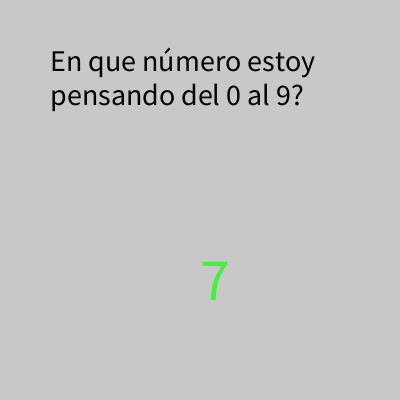
Frame 1 (no input)
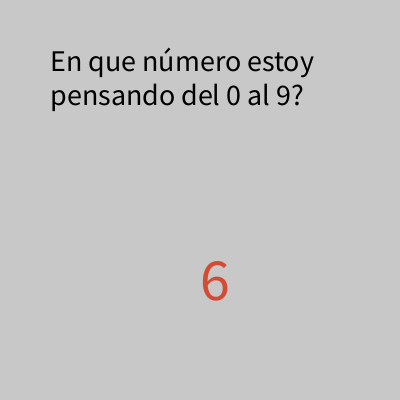
Frame 60 (the mouse pressed at the canvas centre just before this capture)
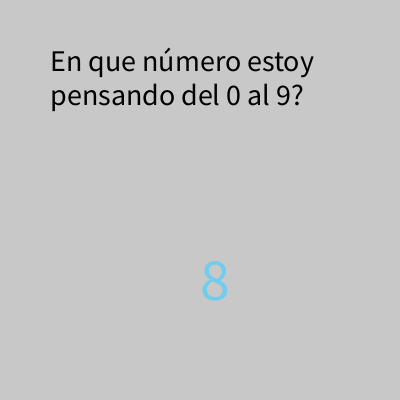
Frame 120 (the mouse held since frame 60 and released just before this capture)

The Processing sketch that drew these frames (run headless with seeded random() and noise(); from frame 60 on, the mouse is pressed at the canvas centre):

// Processing sketch: numero_al_azar
// ── numero_al_azar.pde
char numeroElegido;
char numeroPresionado;
boolean haSidoPresionado = false;
String mensaje;

void setup(){
  size(400, 400);
  numeroElegido = char(floor(random(48,57)));
}

void draw(){
  background(200);
  fill(0);
  
  textSize(30);
  text("En que número estoy pensando del 0 al 9?", 50, 50, 350, 200);
  
  textSize(60);
  if(!haSidoPresionado){
    fill(random(255), random(255), random(255));
    text(char(floor(random(48,57))), 200, 300);
  }else {
    if(numeroElegido == numeroPresionado){
      fill(0,255,0);
      mensaje = "Adivinaste! Era el: " + numeroElegido;
    }else{
      fill(255,0,0);
      mensaje = "Upps! .. Era el: " + numeroElegido;
    }
    
    textSize(30);
    text(mensaje, 100, 300);
  }
   
  
}

void keyPressed(){
  if(haSidoPresionado && key == 'r'){
    numeroElegido = char(floor(random(48,57)));
    haSidoPresionado = false;
  } else if(keyCode >= 48 && keyCode <=57){
    numeroPresionado = char(keyCode);
    haSidoPresionado = true;
  }
}
